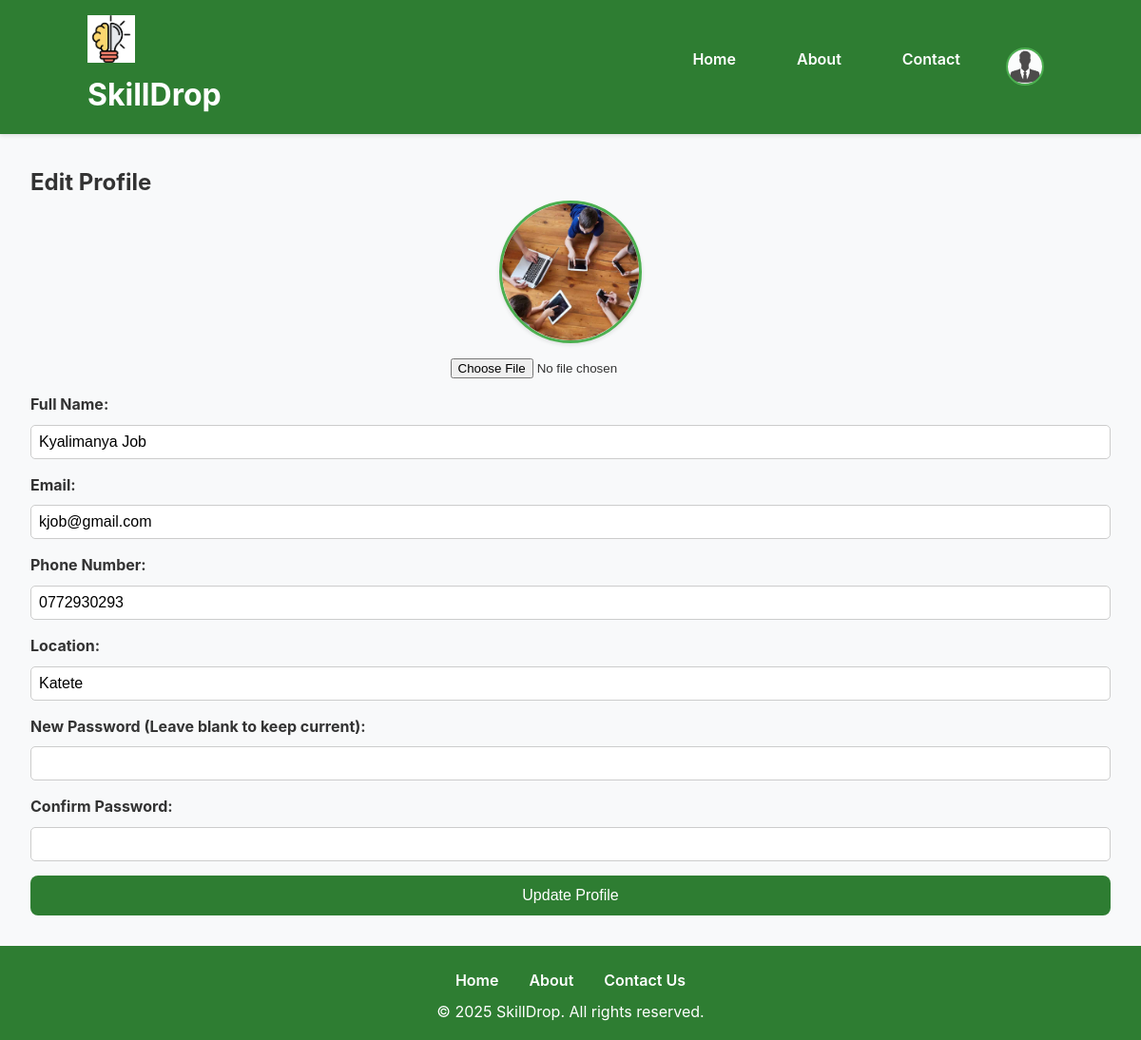
The page /employers/edit-profile.php (signed in) on the database its author committed.
### tables this page shows
CREATE TABLE `users` (
  `id` int(11) NOT NULL,
  `full_name` varchar(100) NOT NULL,
  `role` varchar(20) NOT NULL,
  `status` varchar(20) NOT NULL DEFAULT 'pending',
  `email` varchar(100) NOT NULL,
  `phone` varchar(15) DEFAULT NULL,
  `password` varchar(255) NOT NULL,
  `location` varchar(255) DEFAULT NULL,
  `profile_image` varchar(225) DEFAULT NULL,
  `created_at` timestamp NOT NULL DEFAULT current_timestamp()
);

### employers/edit-profile.php (the view, shortened to what this page needs)
<?php
include '../includes/header.php';
include '../includes/db.php';
$user_id = $_SESSION['user_id'];
$stmt = $conn->prepare("SELECT full_name, email, phone, location, profile_image, password FROM users WHERE id = ?");
$stmt->bind_param("i", $user_id);
$stmt->execute();
$user = $stmt->get_result()->fetch_assoc();
$profile_image = !empty($user['profile_image']) ? "" . $user['profile_image'] : '../uploads/profile_images/default.svg';
?>
<main class="main container">
    <h2>Edit Profile</h2>
    <form action="edit-profile.php" method="POST" enctype="multipart/form-data" class="form">
        <div class="form-group profile-picture-container">
            <img src="<?php echo htmlspecialchars($profile_image); ?>" alt="Profile Image" class="profile-picture-large">
            <input type="file" name="profile_image" id="profileImageInput">
        </div>
        <div class="form-group">
            <label for="full_name" class="form-label">Full Name:</label>
            <input type="text" name="full_name" id="full_name" class="form-input" value="<?php echo htmlspecialchars($user['full_name']); ?>" required>
        </div>
        <div class="form-group">
            <label for="email" class="form-label">Email:</label>
            <input type="email" name="email" id="email" class="form-input" value="<?php echo htmlspecialchars($user['email']); ?>" required>
        </div>
        <div class="form-group">
            <label for="phone" class="form-label">Phone Number:</label>
            <input type="text" name="phone" id="phone" class="form-input" value="<?php echo htmlspecialchars($user['phone']); ?>" required>
        </div>
        <div class="form-group">
            <label for="location" class="form-label">Location:</label>
            <input type="text" name="location" id="location" class="form-input" value="<?php echo htmlspecialchars($user['location']); ?>" required>
        </div>
        <div class="form-group">
            <label for="password" class="form-label">New Password (Leave blank to keep current):</label>
            <input type="password" name="password" id="password" class="form-input">
        </div>
        <div class="form-group">
            <label for="confirm_password" class="form-label">Confirm Password:</label>
            <input type="password" name="confirm_password" id="confirm_password" class="form-input">
        </div>
        <button type="submit" class="submit-button">Update Profile</button>
    </form>
</main>
<?php include '../includes/footer.php'; ?>

### assets/css/main.css (style rules this page uses)
* { margin: 0; padding: 0; box-sizing: border-box; }
:root { --primary: #2E7D32; --primary-dark: #1B5E20; --primary-light: #4CAF50; --secondary: #1976D2; --background: #f8f9fa; --surface: #ffffff; --text: #333333; --text-light: #ffffff; --error: #dc3545; --success: #28a745; --gray-100: #f8f9fa; --gray-200: #e9ecef; --gray-300: #dee2e6; --star-color: #ffc107; --shadow: 0 2px 4px rgba(0, 0, 0, 0.1); --radius: 8px; }
body { font-family: 'Inter', system-ui, -apple-system, sans-serif; line-height: 1.6; color: var(--text); background-color: var(--background); min-height: 100vh; display: flex; flex-direction: column; }
.container { width: 90%; max-width: 1200px; margin: 0 auto; padding: 0 1rem; }

### assets/css/forms.css (style rules this page uses)
.form-group { margin-bottom: 1.5rem; }
.form-label { display: block; margin-bottom: 0.5rem; font-weight: 500; color: var(--text); }
.form-input { width: 100%; padding: 0.75rem; border: 2px solid var(--gray-200); border-radius: var(--radius); font-size: 1rem; transition: border-color 0.3s ease; }
.submit-button { width: 100%; padding: 0.75rem; background-color: var(--primary); color: var(--text-light); border: none; border-radius: var(--radius); font-size: 1rem; font-weight: 500; cursor: pointer; transition: background-color 0.3s ease; }
.profile-picture-container { display: flex; flex-direction: column; align-items: center; gap: 1rem; }
.profile-picture-large { width: 120px; height: 120px; border-radius: 50%; object-fit: cover; border: 3px solid var(--primary-light); box-shadow: var(--shadow); }
.form-group { margin-bottom: 1rem; }
.form-label { font-weight: bold; }
.form-input { width: 100%; padding: 0.5rem; border: 1px solid var(--gray-300); border-radius: var(--radius); }
.submit-button { background-color: var(--primary); color: var(--text-light); padding: 0.75rem 1.5rem; border: none; border-radius: var(--radius); cursor: pointer; font-weight: 500; transition: background-color 0.3s ease; }

### assets/css/dashboard.css (style rules this page uses)
.main { flex: 1; padding: 2rem; max-width: 1200px; margin: 0 auto; width: 100%; }
.profile-picture-container { display: flex; flex-direction: column; align-items: center; gap: 1rem; }
.profile-picture-large { width: 150px; height: 150px; border-radius: 50%; object-fit: cover; border: 3px solid var(--primary-light); box-shadow: var(--shadow); }
.form-group { margin-bottom: 15px; }
.form-label { font-weight: bold; }
.form-input { width: 100%; padding: 8px; border-radius: 5px; border: 1px solid #ccc; }

### rows shown on the page
users: profile_image (picture), full_name "Kyalimanya Job", email "kjob@gmail.com", phone "0772930293", location "Katete"
